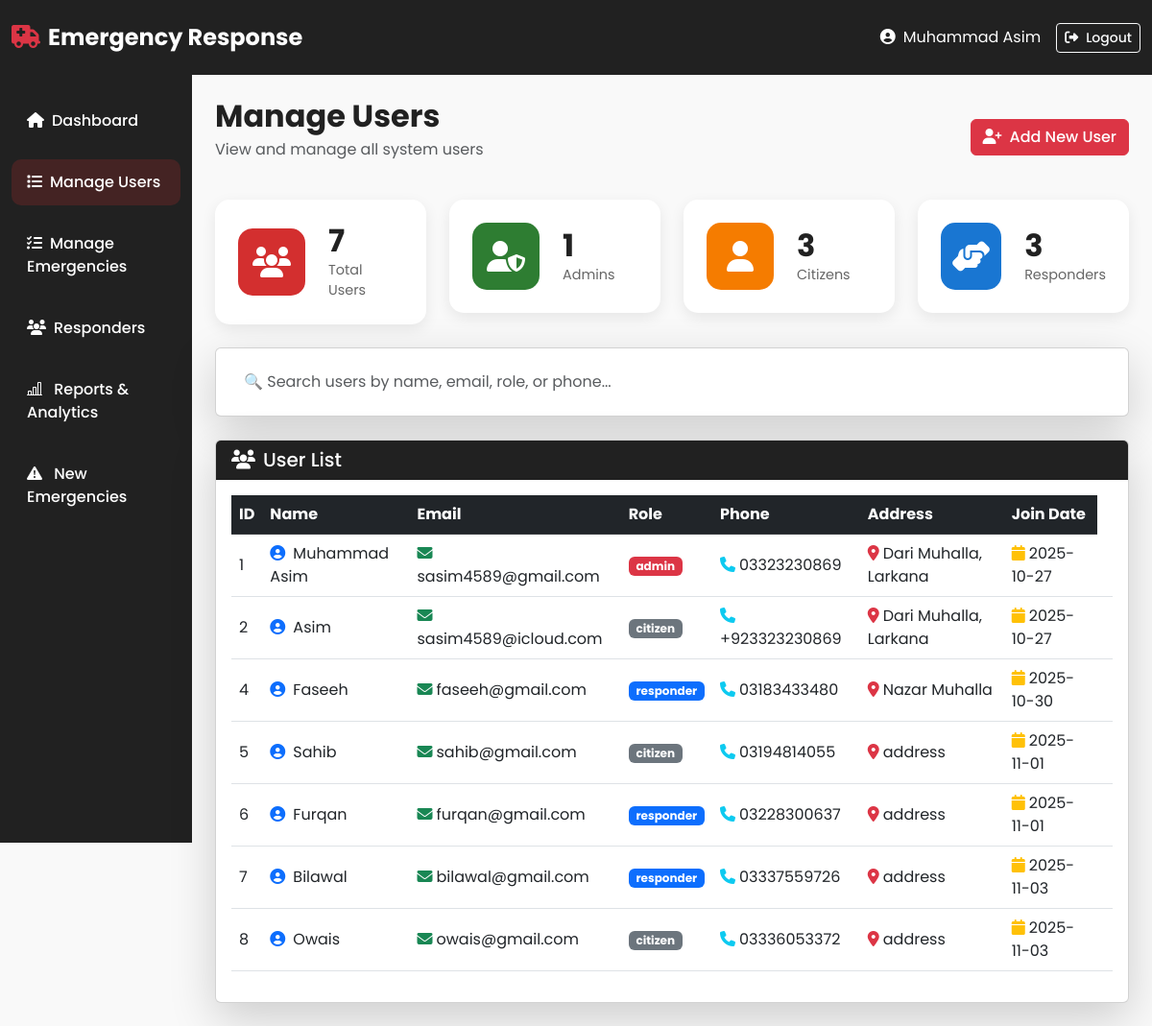
/admin/manage_users.php (signed in), run on the app's committed database.
### tables this page shows
CREATE TABLE `users` (
  `Id` int(11) NOT NULL,
  `Name` varchar(100) NOT NULL,
  `Email` varchar(100) NOT NULL,
  `Pass` varchar(255) NOT NULL,
  `Role` varchar(50) NOT NULL DEFAULT 'citizen',
  `Phone` varchar(20) NOT NULL,
  `Address` varchar(100) DEFAULT NULL,
  `Join_Date` date DEFAULT curdate()
);

### admin/manage_users.php (the view, shortened to what this page needs)
<?php
include '../include/db.php';
$users_count_sql = "SELECT * FROM users";
$users_count_result = mysqli_query($conn, $users_count_sql);
$total_users = mysqli_num_rows($users_count_result);
$admin_count = mysqli_num_rows(mysqli_query($conn, "SELECT * FROM users WHERE Role = 'admin'"));
$user_count = mysqli_num_rows(mysqli_query($conn, "SELECT * FROM users WHERE Role = 'citizen'"));
$responder_count = mysqli_num_rows(mysqli_query($conn, "SELECT * FROM users WHERE Role = 'responder'"));
?>
<!DOCTYPE html>
<html lang="en">
<head>
  <link href="https://cdn.jsdelivr.net/npm/bootstrap@5.3.0/dist/css/bootstrap.min.css" rel="stylesheet">
  <link rel="stylesheet" href="https://cdnjs.cloudflare.com/ajax/libs/font-awesome/6.4.0/css/all.min.css">
  <link href="https://cdn.jsdelivr.net/npm/bootstrap-icons@1.11.3/font/bootstrap-icons.css" rel="stylesheet">
  <link rel="stylesheet" href="style.css">
</head>
<body>
  <nav class="navbar navbar-expand-lg navbar-dark bg-dark-custom">
    <div class="container-fluid">
      <a class="navbar-brand fw-bold" href="#">
        <i class="fas fa-ambulance text-danger me-2"></i>Emergency Response
      </a>
      <div class="d-flex align-items-center">
        <span class="text-white me-3">
          <i class="fas fa-user-circle me-2"></i><?php echo htmlspecialchars($_SESSION['user_name']); ?>
        </span>
        <a href="../logout.php" class="btn btn-outline-light btn-sm">
          <i class="fas fa-sign-out-alt me-2"></i>Logout
        </a>
      </div>
    </div>
  </nav>
  <div class="container-fluid">
    <div class="row">
      <nav class="col-md-3 col-lg-2 bg-dark-custom sidebar vh-100 position-fixed pt-4">
        <ul class="nav flex-column">
          <li class="nav-item mb-2"><a class="nav-link text-white" href="admin_dashboard.php"><i class="fas fa-home me-2"></i>Dashboard</a></li>
          <li class="nav-item mb-2"><a class="nav-link active text-white" href="manage_users.php"><i class="fas fa-list me-2"></i>Manage Users</a></li>
          <li class="nav-item mb-2"><a class="nav-link text-white" href="manage-emergencies.php"><i class="fas fa-tasks me-2"></i>Manage Emergencies</a></li>
          <li class="nav-item mb-2"><a class="nav-link text-white" href="responders.php"><i class="fas fa-users me-2"></i>Responders</a></li>
          <li class="nav-item mb-2"><a class="nav-link text-white" href="reports_analytics.php"><i class="bi bi-bar-chart-line me-2"></i> Reports & Analytics</a></li>
          <li class="nav-item mb-2"><a class="nav-link text-white" href="new_emergency.php"><i class="bi bi-exclamation-triangle-fill me-2"></i> New Emergencies</a></li>
        </ul>
      </nav>
      <main class="col-md-9 col-lg-10 ms-auto px-4 py-4">
        <div class="d-flex justify-content-between align-items-center mb-4">
          <div>
            <h2 class="fw-bold mb-1">Manage Users</h2>
            <p class="text-muted">View and manage all system users</p>
          </div>
          <a href="../register.php" class="btn btn-danger">
            <i class="fas fa-user-plus me-2"></i>Add New User
          </a>
        </div>
        <div class="row g-4 mb-4">
          <div class="col-md-3" data-aos="fade-up" data-aos-delay="100">
            <div class="stat-card total-emergencies">
              <div class="stat-icon">
                <i class="fas fa-users"></i>
              </div>
              <div class="stat-content">
                <h3 class="stat-number"><?php echo $total_users; ?></h3>
                <p class="stat-label">Total Users</p>
              </div>
            </div>
          </div>
          <div class="col-md-3" data-aos="fade-up" data-aos-delay="200">
            <div class="stat-card resolved">
              <div class="stat-icon">
                <i class="fas fa-user-shield"></i>
              </div>
              <div class="stat-content">
                <h3 class="stat-number"><?php echo $admin_count; ?></h3>
                <p class="stat-label">Admins</p>
              </div>
            </div>
          </div>
          <div class="col-md-3" data-aos="fade-up" data-aos-delay="300">
            <div class="stat-card pending">
              <div class="stat-icon">
                <i class="fas fa-user"></i>
              </div>
              <div class="stat-content">
                <h3 class="stat-number"><?php echo $user_count; ?></h3>
                <p class="stat-label">Citizens</p>
              </div>
            </div>
          </div>
          <div class="col-md-3" data-aos="fade-up" data-aos-delay="400">
            <div class="stat-card response-time">
              <div class="stat-icon">
                <i class="fas fa-hands-helping"></i>
              </div>
              <div class="stat-content">
                <h3 class="stat-number"><?php echo $responder_count; ?></h3>
                <p class="stat-label">Responders</p>
              </div>
            </div>
          </div>
        </div>
        <div class="card shadow-lg mb-4">
          <div class="card-body">
            <div class="row g-3">
              <div class="col-md-12">
                <input type="text" class="form-control text-black" id="userSearch" placeholder="🔍 Search users by name, email, role, or phone...">
              </div>
            </div>
          </div>
        </div>
        <div class="card shadow-lg">
          <div class="card-header bg-dark-custom text-white">
            <h5 class="mb-0"><i class="fas fa-users me-2"></i>User List</h5>
          </div>
          <div class="card-body">
            <div class="table-responsive">
              <table class="table table-hover align-middle" id="usersTable">
                <thead class="table-dark">
                  <tr>
                    <th>ID</th>
                    <th>Name</th>
                    <th>Email</th>
                    <th>Role</th>
                    <th>Phone</th>
                    <th>Address</th>
                    <th>Join Date</th>
                  </tr>
                </thead>
                <tbody>
                  <?php
                  if(mysqli_num_rows($users_count_result) > 0){
                      while($row = mysqli_fetch_assoc($users_count_result)){
                          $role = $row['Role'];
                          if ($role == 'admin') {
                              $badgeClass = 'bg-danger';
                          } elseif ($role == 'responder') {
                              $badgeClass = 'bg-primary';
                          } else {
                              $badgeClass = 'bg-secondary';
                          }
                          echo "<tr>
                                  <td>{$row['Id']}</td>
                                  <td><i class='fas fa-user-circle text-primary me-2'></i>{$row['Name']}</td>
                                  <td><i class='fas fa-envelope text-success me-1'></i>{$row['Email']}</td>
                                  <td><span class='badge {$badgeClass}'>{$row['Role']}</span></td>
                                  <td><i class='fas fa-phone text-info me-1'></i>{$row['Phone']}</td>
                                  <td><i class='fas fa-map-marker-alt text-danger me-1'></i>{$row['Address']}</td>
                                  <td><i class='fas fa-calendar text-warning me-1'></i>{$row['Join_Date']}</td>
                                  <td>
                                  </td>
                              </tr>";
                      }
                  } else {
                      echo "<tr><td colspan='8' class='text-center text-muted'>No users found</td></tr>";
                  }
                  ?>
                </tbody>
              </table>
            </div>
          </div>
        </div>
      </main>
    </div>
  </div>
</body>
</html>

### admin/style.css (style rules this page uses)
:root { --primary-red: #D32F2F; --primary-dark: #212121; --primary-white: #F9F9F9; --primary-blue: #1976D2; --success-green: #2E7D32; --warning-orange: #F57C00; --danger-red: #C62828; }
* { margin: 0; padding: 0; box-sizing: border-box; }
body { font-family: 'Poppins', sans-serif; color: var(--primary-dark); background: var(--primary-white); }
.bg-dark-custom { background-color: var(--primary-dark) !important; }
.navbar { padding: 1rem 0; transition: all 0.3s ease; position: sticky; top: 0; z-index: 1000; }
.navbar-brand { font-size: 1.5rem; font-weight: 700; }
.nav-link { transition: all 0.3s ease; font-weight: 500; }
.form-control { border-color: rgba(255, 255, 255, 0.2) !important; }
.stat-card { background: white; border-radius: 15px; padding: 1.5rem; display: flex; align-items: center; gap: 1.5rem; box-shadow: 0 5px 15px rgba(0, 0, 0, 0.08); transition: all 0.3s ease; }
.stat-icon { width: 70px; height: 70px; border-radius: 15px; display: flex; align-items: center; justify-content: center; font-size: 2rem; color: white; }
.total-emergencies .stat-icon { background: var(--primary-red); }
.resolved .stat-icon { background: var(--success-green); }
.pending .stat-icon { background: var(--warning-orange); }
.response-time .stat-icon { background: var(--primary-blue); }
.stat-content { flex: 1; }
.stat-number { font-size: 2rem; font-weight: 700; margin-bottom: 0; }
.stat-label { color: #666; font-size: 0.9rem; margin-bottom: 0; }
.sidebar { padding-top: 2rem; background: var(--primary-dark); }
.sidebar .nav-link { padding: 0.75rem 1rem; border-radius: 10px; margin-bottom: 0.5rem; color: rgba(255, 255, 255, 0.7); transition: all 0.3s ease; }
.sidebar .nav-link:hover, .sidebar .nav-link.active { background: rgba(211, 47, 47, 0.2); color: white; }
.btn { transition: all 0.3s ease; font-weight: 500; }
.card { transition: all 0.3s ease; }
html { scroll-behavior: smooth; }

### data on the page
users: Id "1", Name "Muhammad Asim", Email "sasim4589@gmail.com", Role "admin", Phone "03323230869", Address "Dari Muhalla, Larkana", Join_Date "2025-10-27"
users: Id "2", Name "Asim", Email "sasim4589@icloud.com", Role "citizen", Phone "+923323230869", Address "Dari Muhalla, Larkana", Join_Date "2025-10-27"
users: Id "4", Name "Faseeh", Email "faseeh@gmail.com", Role "responder", Phone "03183433480", Address "Nazar Muhalla", Join_Date "2025-10-30"
users: Id "5", Name "Sahib", Email "sahib@gmail.com", Role "citizen", Phone "03194814055", Address "address", Join_Date "2025-11-01"
users: Id "6", Name "Furqan", Email "furqan@gmail.com", Role "responder", Phone "03228300637", Address "address", Join_Date "2025-11-01"
users: Id "7", Name "Bilawal", Email "bilawal@gmail.com", Role "responder", Phone "03337559726", Address "address", Join_Date "2025-11-03"
users: Id "8", Name "Owais", Email "owais@gmail.com", Role "citizen", Phone "03336053372", Address "address", Join_Date "2025-11-03"

### other printed values
$_SESSION['user_name'] "Muhammad Asim"
$total_users "7"
$admin_count "1"
$user_count "3"
$responder_count "3"
